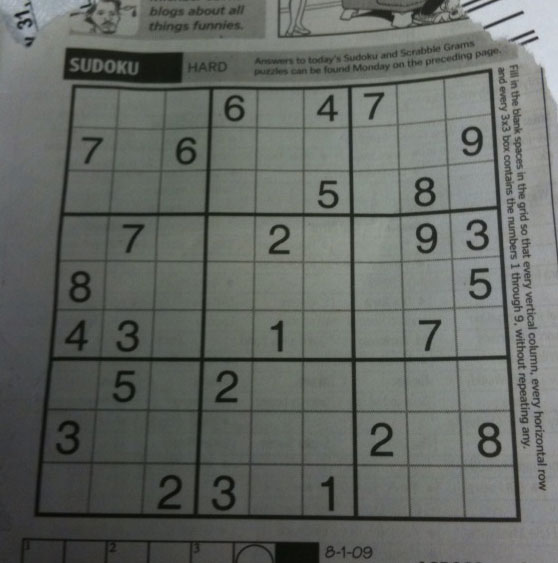
#> input picture sudoku.png, 558 x 563 px
$ python '19.image gradients and edge detctions.py'   (older library calls are emulated)
#> lines starting #> are read from the running program, lines starting #| are printed output that depends on the picture
import cv2
import numpy as np

#img=cv2.imread("messi5.jpg",cv2.IMREAD_GRAYSCALE)
img=cv2.imread("sudoku.png",cv2.IMREAD_GRAYSCALE)
#> img: shape (563, 558); min 7, max 218, mean 101.8
lap=cv2.Laplacian(img,cv2.CV_64F,ksize=3)# used for negative nos
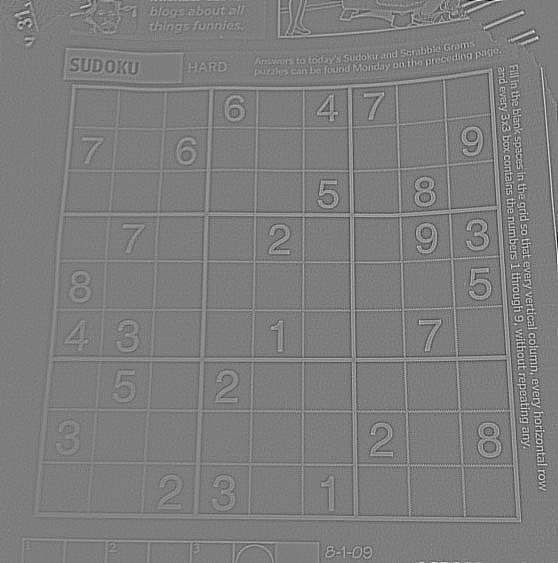
#> lap: shape (563, 558) float64; min -504, max 520, mean 0; drawn with min black and max white
lap=np.uint8(np.absolute(lap))
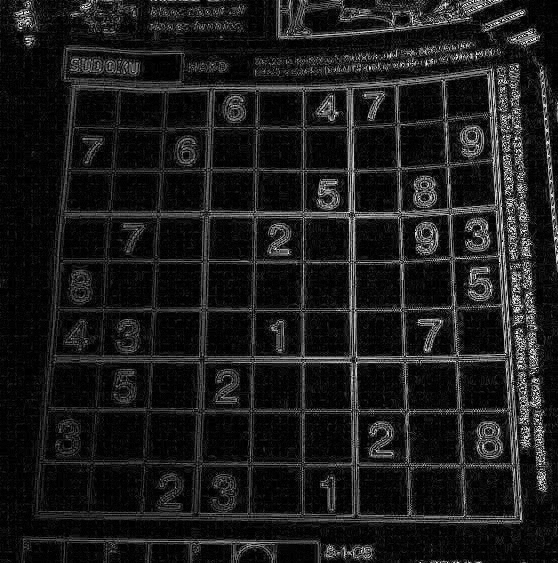
#> lap: shape (563, 558); min 0, max 254, mean 27.6
sobelx=cv2.Sobel(img,cv2.CV_64F,1,0)
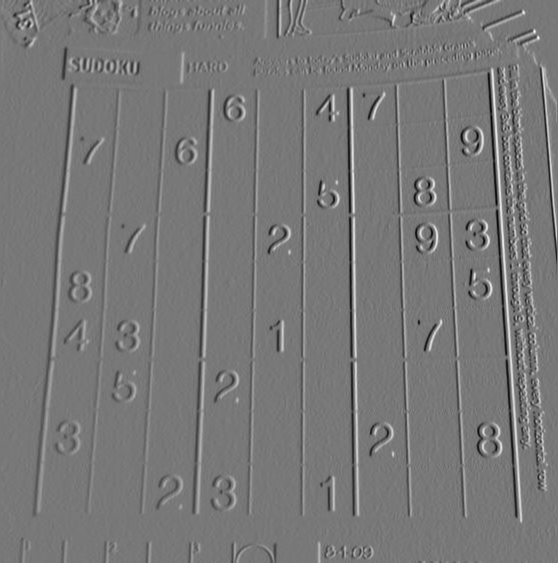
#> sobelx: shape (563, 558) float64; min -411, max 461, mean 1; drawn with min black and max white
sobely=cv2.Sobel(img,cv2.CV_64F,0,1)
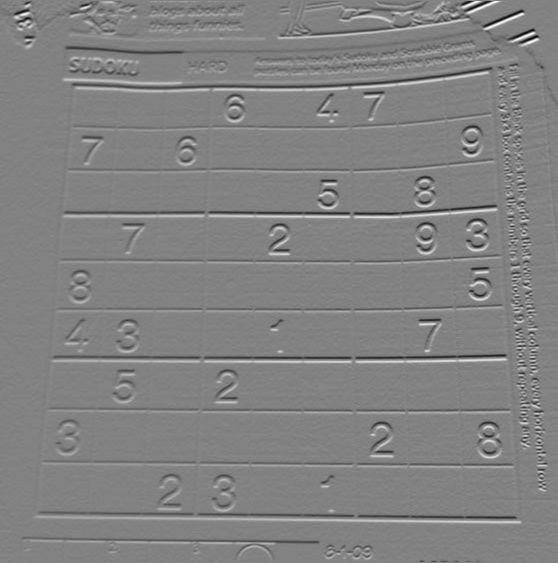
#> sobely: shape (563, 558) float64; min -497, max 474, mean -0.8; drawn with min black and max white

lap=np.uint8(np.absolute(sobelx))
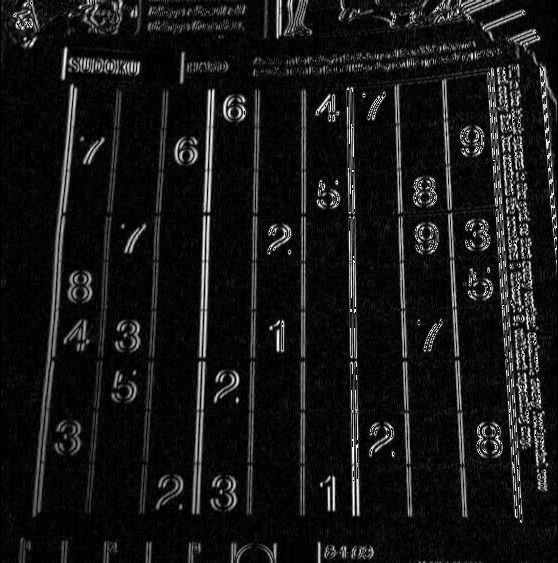
#> lap: shape (563, 558); min 0, max 255, mean 23.1
lap=np.uint8(np.absolute(sobely))
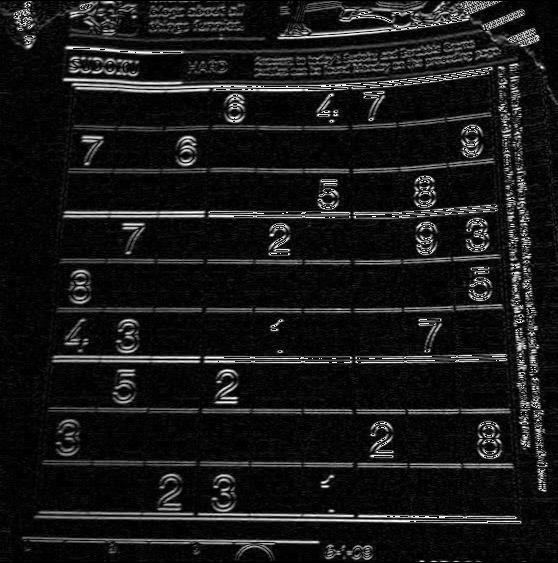
#> lap: shape (563, 558); min 0, max 255, mean 24.7

sobelCombined = cv2.bitwise_or(sobelx, sobely)
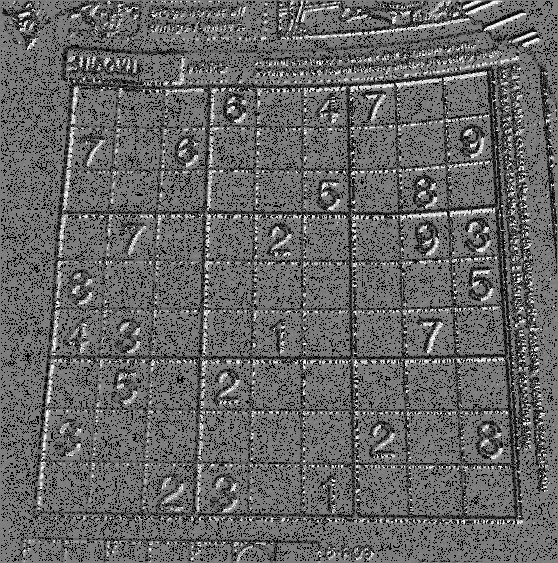
#> sobelCombined: shape (563, 558) float64; 12.39% of the values are NaN or infinite; the others: min -511, max 511, mean -41.6; drawn with min black, max white, NaN and infinite black

t=['img','lap','sobelx','sobely','sobelCombined']
im=[img,lap,sobelx,sobely,sobelCombined]

for i in range(len(t)):
    cv2.imshow(t[i],im[i])

cv2.waitKey(0)
cv2.destroyAllWindows()

$ run again, with gradient.png copied over sudoku.png
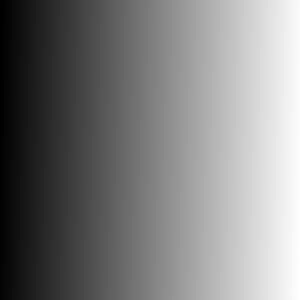
#> input picture gradient.png, 300 x 300 px
#> `lap=np.uint8(np.absolute(sobely))`:
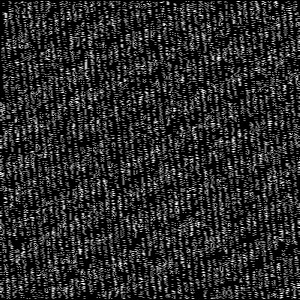
#> lap: shape (300, 300); min 0, max 4, mean 0.654; drawn with min black and max white
#> `sobelCombined = cv2.bitwise_or(sobelx, sobely)`:
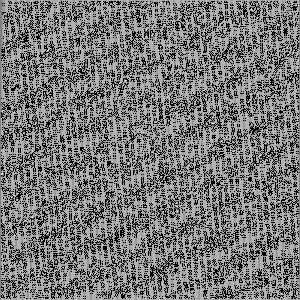
#> sobelCombined: shape (300, 300) float64; 28.74% of the values are NaN or infinite; the others: min -20, max 20, mean 5.79; drawn with min black, max white, NaN and infinite black
